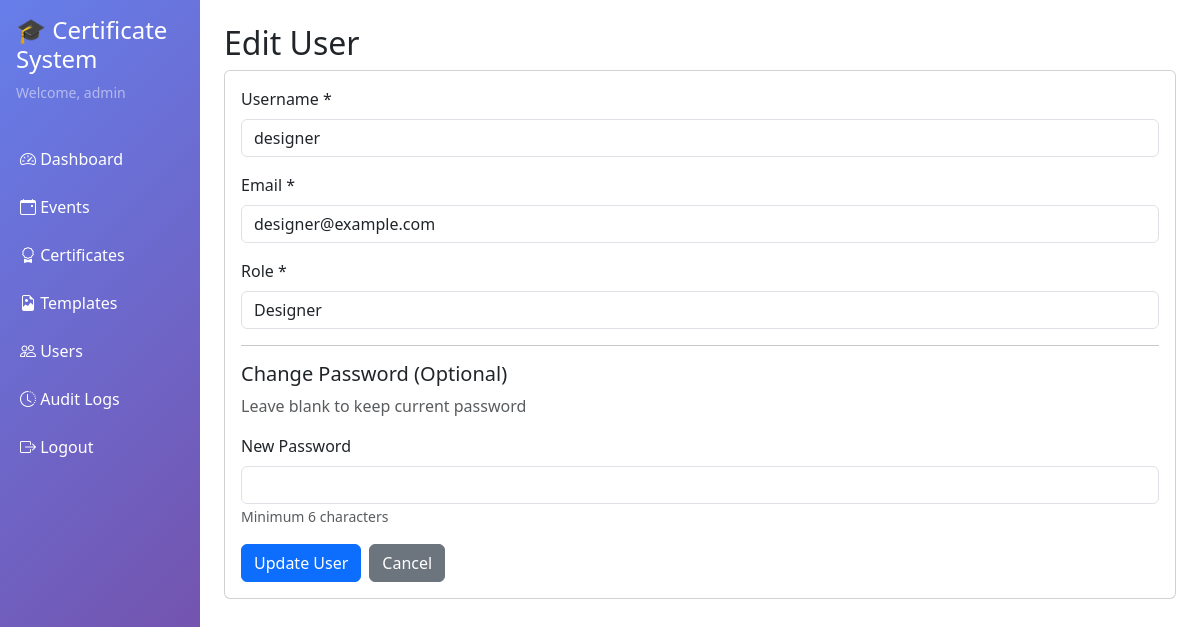
Page /admin/users/edit.php?id=2 (signed in) on the committed database.
### tables this page shows
CREATE TABLE IF NOT EXISTS users (
    id INT PRIMARY KEY AUTO_INCREMENT,
    username VARCHAR(50) NOT NULL UNIQUE,
    email VARCHAR(100) NOT NULL UNIQUE,
    password VARCHAR(255) NOT NULL,
    role ENUM('admin', 'designer', 'verifikator') NOT NULL DEFAULT 'verifikator',
    created_at DATETIME NOT NULL DEFAULT CURRENT_TIMESTAMP,
    updated_at DATETIME NOT NULL DEFAULT CURRENT_TIMESTAMP ON UPDATE CURRENT_TIMESTAMP,
    INDEX idx_username (username),
    INDEX idx_email (email),
    INDEX idx_role (role)
);

### includes/auth.php (called while the page is built, shortened)
<?php
function getUserById($userId) {
    $db = getDB();
    $stmt = $db->prepare("SELECT id, username, email, role, created_at, updated_at FROM users WHERE id = ?");
    $stmt->execute([$userId]);
    return $stmt->fetch();
}

### includes/security.php (called while the page is built, shortened)
<?php
function sanitize($data) {
    return htmlspecialchars(trim($data), ENT_QUOTES, 'UTF-8');
}

### admin/users/edit.php (the view, shortened to what this page needs)
<?php
require_once __DIR__ . '/../../includes/security.php';
require_once __DIR__ . '/../../includes/auth.php';
$userId = (int)$_GET['id'];
$user = getUserById($userId);
include __DIR__ . '/../_header.php';
?>
<h2>Edit User</h2>
<div class="card">
    <div class="card-body">
        <form method="POST" action="">
            <div class="mb-3">
                <label for="username" class="form-label">Username *</label>
                <input type="text" class="form-control" id="username" name="username"
                       value="<?php echo sanitize($user['username']); ?>" required>
            </div>
            <div class="mb-3">
                <label for="email" class="form-label">Email *</label>
                <input type="email" class="form-control" id="email" name="email"
                       value="<?php echo sanitize($user['email']); ?>" required>
            </div>
            <div class="mb-3">
                <label for="role" class="form-label">Role *</label>
                <select class="form-control" id="role" name="role" required>
                    <option value="designer" <?php echo $user['role'] === 'designer' ? 'selected' : ''; ?>>Designer</option>
                </select>
            </div>
            <hr>
            <h5>Change Password (Optional)</h5>
            <p class="text-muted">Leave blank to keep current password</p>
            <div class="mb-3">
                <label for="new_password" class="form-label">New Password</label>
                <input type="password" class="form-control" id="new_password" name="new_password" minlength="6">
                <small class="form-text text-muted">Minimum 6 characters</small>
            </div>
            <div class="d-flex gap-2">
                <button type="submit" class="btn btn-primary">Update User</button>
                <a href="index.php" class="btn btn-secondary">Cancel</a>
            </div>
        </form>
    </div>
</div>
<?php include __DIR__ . '/../_footer.php'; ?>

### rows in the picture
users: username "designer", email "designer@example.com", role "Designer"

### other values in the picture
getCurrentUsername() "admin"
